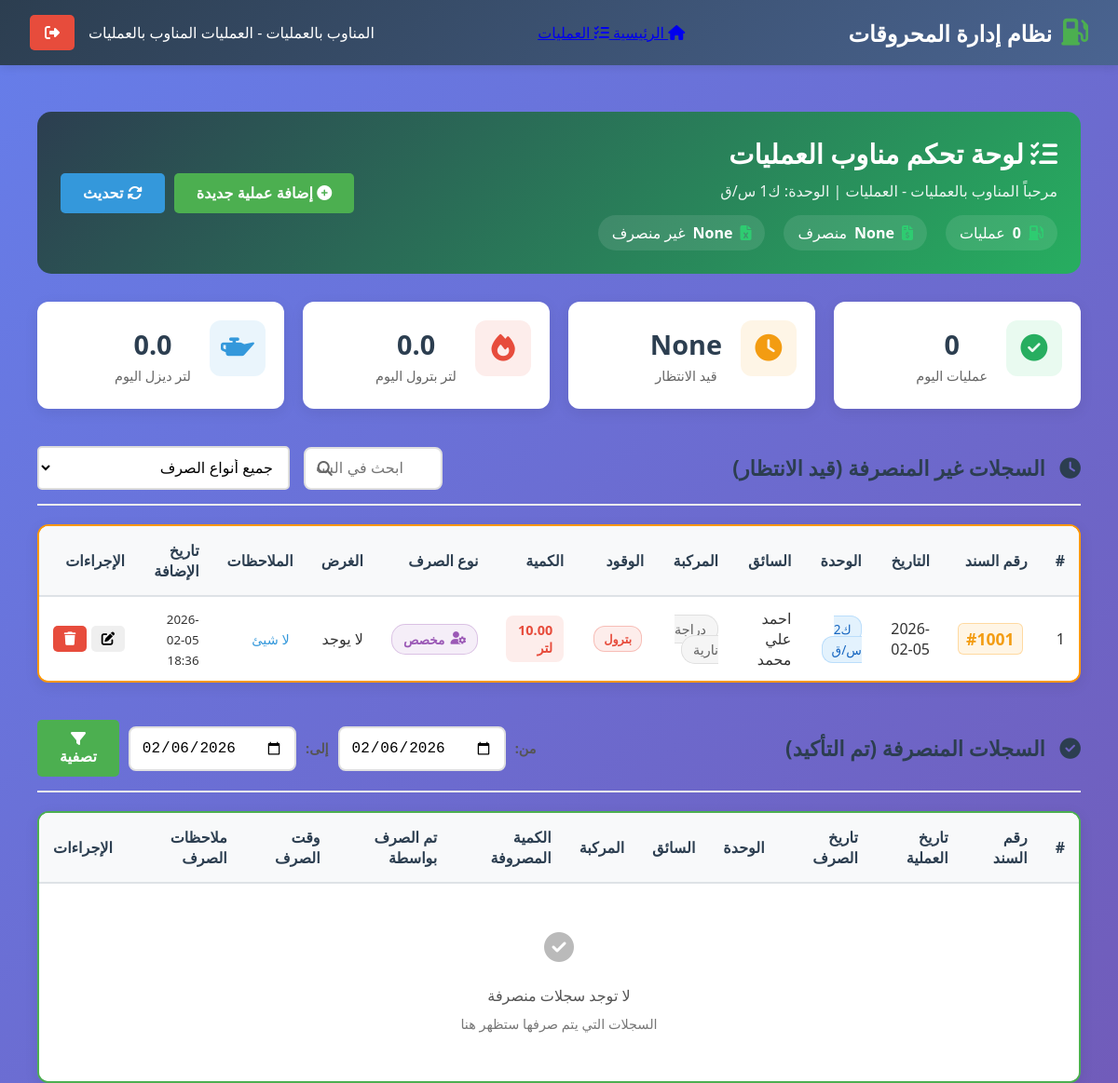
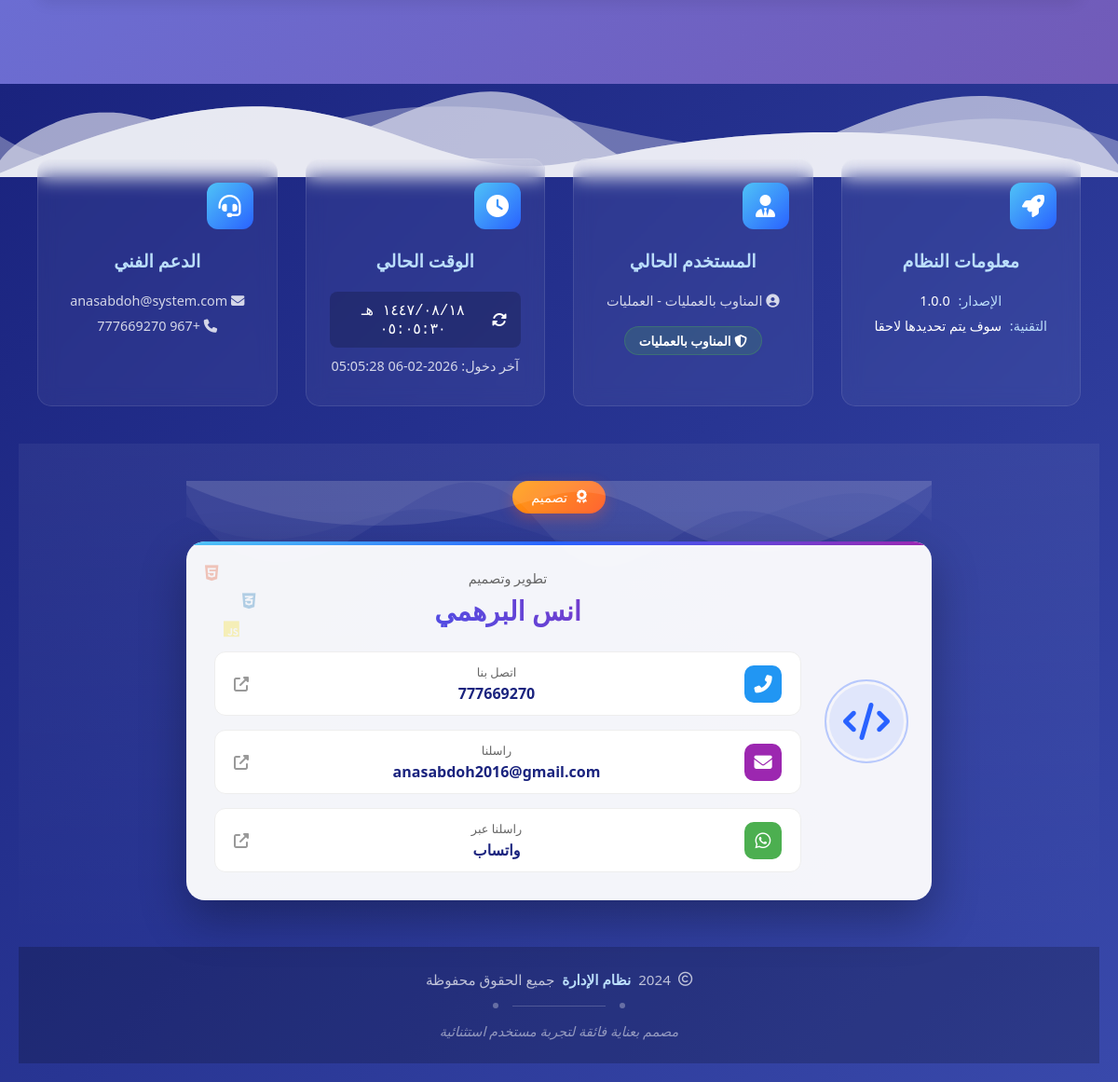
The page /operations/dashboard (signed in) on the database as committed earlier (2 pictures, top to bottom).
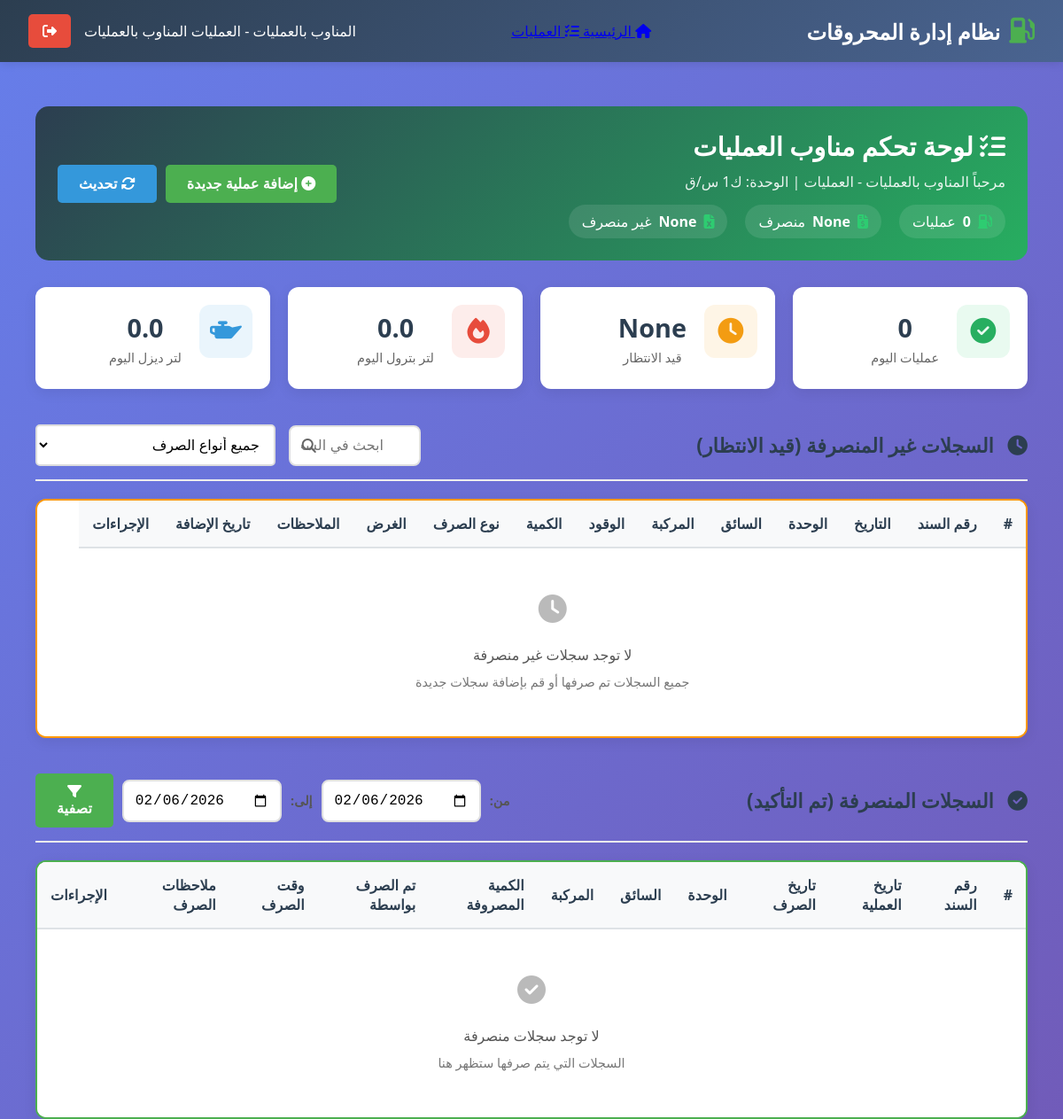
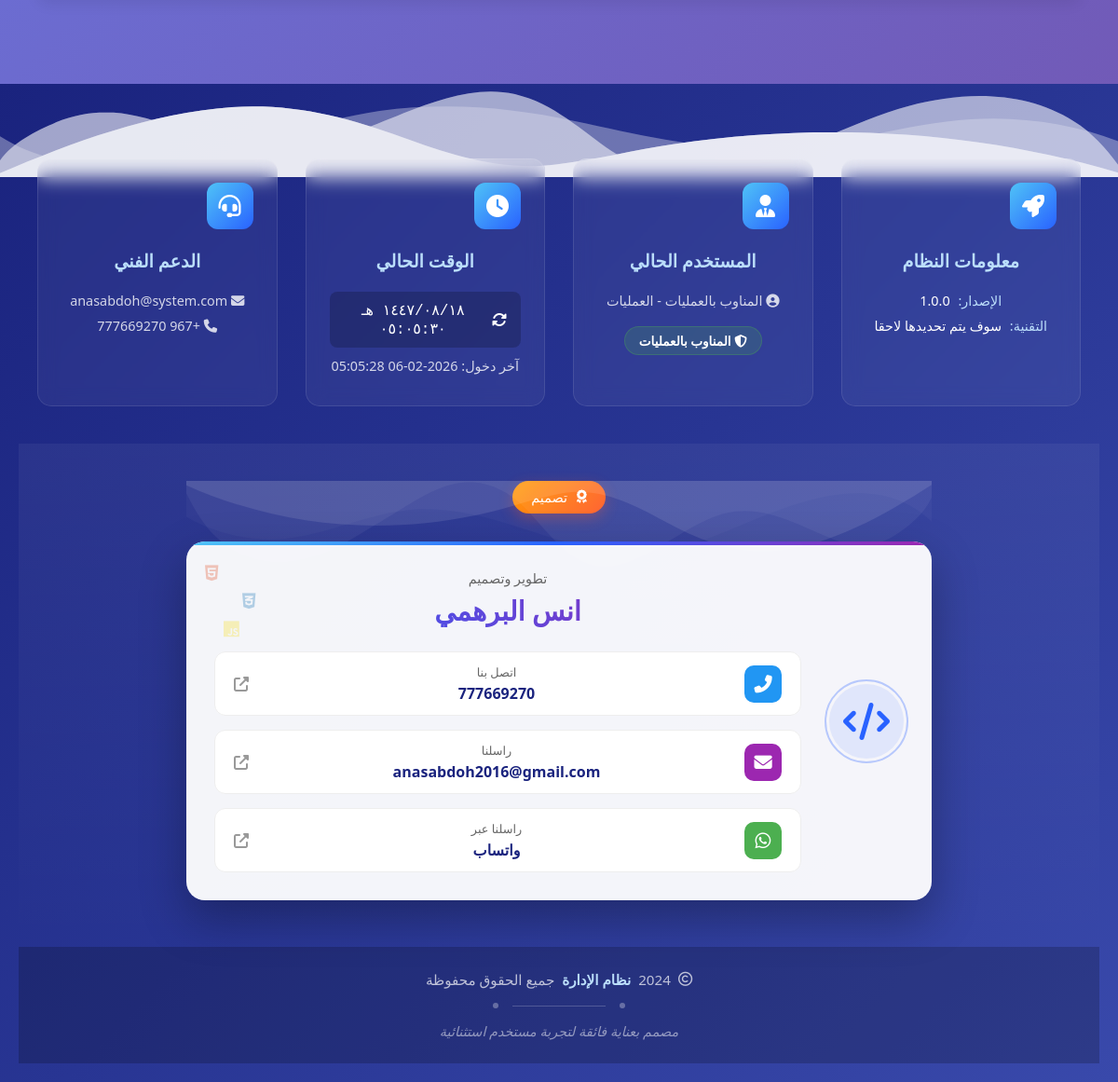
The same page on the database as committed later (2 pictures, top to bottom).
### tables this page shows
CREATE TABLE fuel_operations (
        id INTEGER PRIMARY KEY AUTOINCREMENT,
        operation_date TEXT NOT NULL,
        unit_id INTEGER NOT NULL,
        driver_name TEXT NOT NULL,
        vehicle_type TEXT NOT NULL,
        petrol_quantity REAL DEFAULT 0,
        diesel_quantity REAL DEFAULT 0,
        operation_officer TEXT,
        receipt_status_id INTEGER,
        receipt_number INTEGER UNIQUE,
        dispense_type_id INTEGER,
        purpose TEXT,
        month TEXT,
        notes TEXT,
        user_id INTEGER,
        created_at TIMESTAMP DEFAULT CURRENT_TIMESTAMP,
        updated_at TIMESTAMP DEFAULT CURRENT_TIMESTAMP,
        FOREIGN KEY (unit_id) REFERENCES units(id),
        FOREIGN KEY (user_id) REFERENCES users(id),
        FOREIGN KEY (dispense_type_id) REFERENCES dispense_types(id),
        FOREIGN KEY (receipt_status_id) REFERENCES receipt_statuses(id)
    );

CREATE TABLE units (
        id INTEGER PRIMARY KEY AUTOINCREMENT,
        name TEXT NOT NULL UNIQUE,
        code TEXT UNIQUE,
        is_active BOOLEAN DEFAULT 1
    );

CREATE TABLE dispense_types (
        id INTEGER PRIMARY KEY AUTOINCREMENT,
        name TEXT NOT NULL UNIQUE,
        description TEXT
    );

### app.py (the view)
@app.route('/operations/dashboard')
@login_required
@role_required('المناوب بالعمليات')
def operations_dashboard():
    conn = get_db_connection()
    today = datetime.now().strftime('%Y-%m-%d')
    current_month = datetime.now().strftime('%Y-%m')
    current_unit = None
    if session.get('unit_id'):
        current_unit = conn.execute(
            'SELECT * FROM units WHERE id = ?',
            (session['unit_id'],)
        ).fetchone()
    current_unit_dict = dict(current_unit) if current_unit else None
    max_receipt_result = conn.execute(
        'SELECT COALESCE(MAX(receipt_number), 1000) FROM fuel_operations'
    ).fetchone()
    max_receipt_number = max_receipt_result[0] if max_receipt_result else 1000
    unit_stats = conn.execute('''
        SELECT
            COUNT(*) as total_operations,
            SUM(CASE WHEN receipt_status_id = 1 THEN 1 ELSE 0 END) as dispensed_operations,
            SUM(CASE WHEN receipt_status_id != 1 THEN 1 ELSE 0 END) as non_dispensed_operations
        FROM fuel_operations
        WHERE unit_id = ?
    ''', (session.get('unit_id'),)).fetchone() or {'total_operations': 0, 'dispensed_operations': 0,
                                                   'non_dispensed_operations': 0}
    unit_stats_dict = dict(unit_stats)
    today_stats = conn.execute('''
        SELECT
            COUNT(*) as today_operations,
            SUM(CASE WHEN receipt_status_id = 2 THEN 1 ELSE 0 END) as pending_operations,
            COALESCE(SUM(petrol_quantity), 0) as today_petrol,
            COALESCE(SUM(diesel_quantity), 0) as today_diesel
        FROM fuel_operations
        WHERE operation_date = ? AND user_id = ?
    ''', (today, session['user_id'])).fetchone() or {'today_operations': 0, 'pending_operations': 0, 'today_petrol': 0,
                                                     'today_diesel': 0}
    today_stats_dict = dict(today_stats)
    all_operations_rows = conn.execute('''
        SELECT
            f.*,
            u.name as unit_name,
            r.name as status_name,
            d.name as dispense_name,
            (
                SELECT a.created_at
                FROM activity_logs a
                WHERE a.table_name = 'fuel_operations'
                AND a.record_id = f.id
                AND a.action = 'تعديل حالة السند'
                ORDER BY a.created_at DESC LIMIT 1
            ) as dispensed_at,
            (
                SELECT us.name
                FROM activity_logs a
                JOIN users us ON a.user_id = us.id
                WHERE a.table_name = 'fuel_operations'
                AND a.record_id = f.id
                AND a.action = 'تعديل حالة السند'
                ORDER BY a.created_at DESC LIMIT 1
            ) as dispensed_by,
            (
                SELECT a.details
                FROM activity_logs a
                WHERE a.table_name = 'fuel_operations'
                AND a.record_id = f.id
                AND a.action = 'تعديل حالة السند'
                ORDER BY a.created_at DESC LIMIT 1
            ) as dispense_notes
        FROM fuel_operations f
        LEFT JOIN units u ON f.unit_id = u.id
        JOIN receipt_statuses r ON f.receipt_status_id = r.id
        JOIN dispense_types d ON f.dispense_type_id = d.id
        WHERE f.user_id = ?
        ORDER BY f.created_at DESC
    ''', (session['user_id'],)).fetchall()
    all_operations = [dict(row) for row in all_operations_rows]
    dispensed_operations_rows = conn.execute('''
        SELECT
            f.*,
            u.name as unit_name,
            r.name as status_name,
            d.name as dispense_name,
            a.created_at as dispensed_at,
            us.name as dispensed_by,
            a.details as dispense_notes
        FROM fuel_operations f
        LEFT JOIN units u ON f.unit_id = u.id
        JOIN receipt_statuses r ON f.receipt_status_id = r.id
        JOIN dispense_types d ON f.dispense_type_id = d.id
        JOIN activity_logs a ON f.id = a.record_id
        JOIN users us ON a.user_id = us.id
        WHERE f.user_id = ?
        AND a.table_name = 'fuel_operations'
        AND a.action = 'تعديل حالة السند'
        AND f.receipt_status_id = 1
        ORDER BY a.created_at DESC
    ''', (session['user_id'],)).fetchall()
    dispensed_operations = [dict(row) for row in dispensed_operations_rows]
    units_rows = conn.execute('SELECT * FROM units WHERE is_active = 1 ORDER BY name').fetchall()
    units = [dict(row) for row in units_rows]
    dispense_types_rows = conn.execute('SELECT * FROM dispense_types ORDER BY id').fetchall()
    dispense_types = [dict(row) for row in dispense_types_rows]
    conn.close()
    return render_template('operations/dashboard.html',
                           current_unit=current_unit_dict,
                           unit_stats=unit_stats_dict,
                           today_stats=today_stats_dict,
                           all_operations=all_operations,
                           dispensed_operations=dispensed_operations,
                           units=units,
                           dispense_types=dispense_types,
                           today=today,
                           current_month=current_month,
                           max_receipt_number=max_receipt_number)  # إضافة هذا المتغير

### app.py (called while the page is built)
@app.template_filter('escapejs')
def escapejs_filter(value):
    if value is None:
        return ''
    value = str(value)
    value = value.replace('\\', '\\\\')
    value = value.replace("'", r"\'")
    value = value.replace('"', r'\"')
    value = value.replace('\n', r'\n')
    value = value.replace('\r', r'\r')
    value = value.replace('\t', r'\t')
    value = value.replace('\f', r'\f')
    return value

def get_db_connection():
    conn = sqlite3.connect('database.db')
    conn.row_factory = sqlite3.Row
    return conn

def login_required(f):
    @functools.wraps(f)
    def decorated_function(*args, **kwargs):
        if 'user_id' not in session:
            flash('الرجاء تسجيل الدخول أولاً', 'warning')
            return redirect(url_for('login'))
        return f(*args, **kwargs)
    return decorated_function

### templates/operations/dashboard.html (shortened to what the changed rows need)
{% extends "layout.html" %}
{% block content %}
<div class="operations-dashboard">
    <div class="dashboard-header">
        <div class="header-info">
            <h1><i class="fas fa-tasks"></i> لوحة تحكم مناوب العمليات</h1>
        </div>
    </div>
    <div class="section-header">
        <h2><i class="fas fa-clock text-warning"></i> السجلات غير المنصرفة (قيد الانتظار)</h2>
    </div>
    <div class="table-container pending-table">
        <table class="table" id="pendingOperationsTable">
            <thead>
                <tr>
                    <th>#</th>
                    <th>رقم السند</th>
                    <th>التاريخ</th>
                    <th>الوحدة</th>
                    <th>السائق</th>
                    <th>المركبة</th>
                    <th>الوقود</th>
                    <th>الكمية</th>
                    <th>نوع الصرف</th>
                    <th>الغرض</th>
                    <th>الملاحظات</th>
                    <th>تاريخ الإضافة</th>
                    <th>الإجراءات</th>
                </tr>
            </thead>
            <tbody>
                {% for op in all_operations if op.receipt_status_id == 2 %}
                <tr class="pending-operation" data-dispense="{{ op.dispense_type_id }}" data-search="{{ op.driver_name|lower }} {{ op.vehicle_type|lower }} {{ op.receipt_number }} {{ op.unit_name|lower if op.unit_name else '' }}">
                    <td>{{ loop.index }}</td>
                    <td>
                        <strong class="receipt-number pending">#{{ op.receipt_number }}</strong>
                    </td>
                    <td>{{ op.operation_date }}</td>
                    <td>
                        <span class="unit-badge">{{ op.unit_name if op.unit_name else 'غير محدد' }}</span>
                    </td>
                    <td>{{ op.driver_name }}</td>
                    <td>
                        <span class="vehicle-badge">{{ op.vehicle_type }}</span>
                    </td>
                    <td>
                        {% if op.petrol_quantity > 0 and op.diesel_quantity > 0 %}
                        <div class="fuel-badges">
                            <span class="badge petrol">بترول</span>
                            <span class="badge diesel">ديزل</span>
                        </div>
                        {% elif op.petrol_quantity > 0 %}
                        <span class="badge petrol">بترول</span>
                        {% else %}
                        <span class="badge diesel">ديزل</span>
                        {% endif %}
                    </td>
                    <td>
                        {% if op.petrol_quantity > 0 %}
                        <div class="quantity petrol">{{ "%.2f"|format(op.petrol_quantity) }} لتر</div>
                        {% endif %}
                    </td>
                    <td>
                        {% if op.dispense_name == 'مخصص' %}
                        <span class="dispense-type custom">
                            <i class="fas fa-user-cog"></i> {{ op.dispense_name }}
                        </span>
                        {% elif op.dispense_name == 'بلاغ' %}
                        <span class="dispense-type report">
                            <i class="fas fa-file-alt"></i> {{ op.dispense_name }}
                        </span>
                        {% elif op.dispense_name == 'أوامر' %}
                        <span class="dispense-type orders">
                            <i class="fas fa-file-signature"></i> {{ op.dispense_name }}
                        </span>
                        {% else %}
                        <span class="dispense-type">
                            {{ op.dispense_name }}
                        </span>
                        {% endif %}
                    </td>
                    <td>
                        {% if op.purpose %}
                        <span class="purpose-text" title="{{ op.purpose }}">
                            {{ op.purpose[:20] }}{% if op.purpose|length > 20 %}...{% endif %}
                        </span>
                        {% else %}
                        <span class="text-muted">لا يوجد</span>
                        {% endif %}
                    </td>
                    <td>
                        {% if op.notes %}
                        <div class="notes-preview" onclick="showNotes('{{ op.notes|escapejs }}')">
                            {{ op.notes[:20] }}{% if op.notes|length > 20 %}...{% endif %}
                        </div>
                        {% else %}
                        <span class="text-muted">لا توجد</span>
                        {% endif %}
                    </td>
                    <td>
                        <small>{{ op.created_at[:10] }}</small>
                        <br>
                        <small class="text-muted">{{ op.created_at[11:16] }}</small>
                    </td>
                    <td>
                        <div class="action-buttons">
                            <button class="btn btn-sm btn-warning"
                                    onclick="editOperation({{ op.id }})"
                                    title="تعديل العملية">
                                <i class="fas fa-edit"></i>
                            </button>
                            <button class="btn btn-sm btn-danger"
                                    onclick="deleteOperation({{ op.id }})"
                                    title="حذف العملية">
                                <i class="fas fa-trash"></i>
                            </button>
                        </div>
                    </td>
                </tr>
                {% else %}
                <tr>
                    <td colspan="13" class="text-center">
                        <div class="empty-state">
                            <i class="fas fa-clock fa-2x text-warning"></i>
                            <h4>لا توجد سجلات غير منصرفة</h4>
                            <p>جميع السجلات تم صرفها أو قم بإضافة سجلات جديدة</p>
                        </div>
                    </td>
                </tr>
                {% endfor %}
            </tbody>
        </table>
    </div>
    <div class="section-header">
        <h2><i class="fas fa-check-circle text-success"></i> السجلات المنصرفة (تم التأكيد)</h2>
    </div>
    <div class="table-container dispensed-table">
        <table class="table" id="dispensedOperationsTable">
            <thead>
                <tr>
                    <th>#</th>
                    <th>رقم السند</th>
                    <th>تاريخ العملية</th>
                    <th>تاريخ الصرف</th>
                    <th>الوحدة</th>
                    <th>السائق</th>
                    <th>المركبة</th>
                    <th>الكمية المصروفة</th>
                    <th>تم الصرف بواسطة</th>
                    <th>وقت الصرف</th>
                    <th>ملاحظات الصرف</th>
                    <th>الإجراءات</th>
                </tr>
            </thead>
        </table>
    </div>
</div>
{% endblock %}

Rows that differ between the two databases and show on the page:
no longer on this page (row edited): fuel_operations: receipt_number "1001", operation_date "2026-02-05", name "ك2 س/ق", driver_name "احمد علي محمد", vehicle_type "دراجة نارية", diesel_quantity "بترول", petrol_quantity "10.00", dispense_name "مخصص", purpose "لا يوجد", notes "لا شيئ", created_at "2026-02-05", created_at "18:36"
Other text that changed with them:
text now shown: "لا توجد سجلات غير منصرفة جميع السجلات تم صرفها أو قم بإضافة سجلات جديدة"
